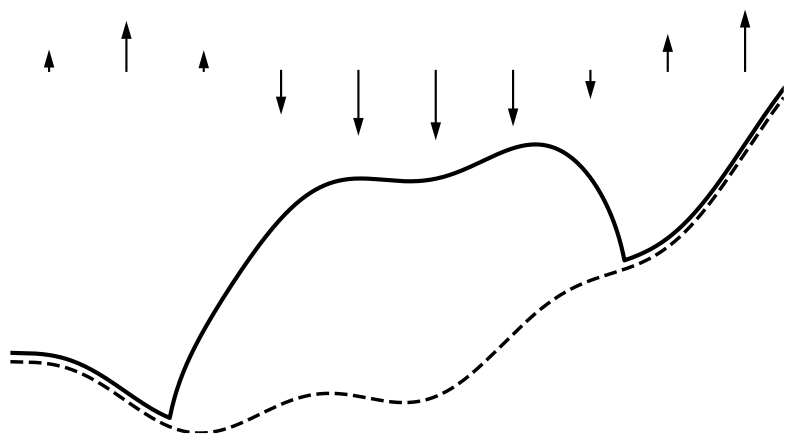

Here is the Python script that generated this plot:
import numpy as np
import matplotlib.pyplot as plt
from writeout import writeout

#plt.rcParams["mathtext.font.family"] = "sans-serif"
#plt.rcParams["mathtext.fontset"] = "cm"
#plt.rcParams["mathtext.fontset"] = "stixsans"

fsize=18.0
bigfsize=24.0

def genbasicfig(xshift=0.0):
    x = np.linspace(0.0,10.0,1001)
    # bed elevation
    b = 0.07*(x-3.0)**2 + 0.2*np.sin(2.0*x) - 0.1
    plt.plot(x + xshift, b, 'k--', lw=2.5)
    # current thickness for Omega^{n-1}
    h0 = 3.0
    L = 3.0
    firstshape = h0*(-0.2 + np.sqrt(np.maximum(0.0,1.0 - (x-5)**2/L**2)))
    thk = np.maximum(0.0, firstshape)
    # surface
    s = b + thk
    offset = 0.1
    plt.plot(x + xshift, s + offset, 'k', lw=3.0)
    return x + xshift, s, b

def drawclimate(x,s):
    #plt.text(x[10], s[10]+2.7, r'$a(t,x)$', fontsize=bigfsize, color='k')
    for j in range(10):
        xarr = x[50+100*j]
        if j>0:
            magarr = 0.6*np.sin(np.pi/2 + 0.6*xarr)
        else:
            magarr = 0.05
        plt.arrow(xarr, s.max()+0.3, 0.0, magarr,
                  lw=1.5, head_width=0.1, color='k')

# domain notation figure
plt.figure(figsize=(10,5.5))
x, s, b = genbasicfig()
#plt.text(x[550] - 1.0, b[600] + 0.4 * s[600], r'$\Lambda(t)$',
#         fontsize=bigfsize, color='k')
#plt.text(x[550] - 1.0, b[600] + 0.4 * s[600], r'$\mathbf{u}(t,x,z)$',
#         fontsize=bigfsize, color='k')
drawclimate(x,s)
# mark top surface
#plt.text(x[220], s[300] + 0.7, r'$s(t,x)$', fontsize=bigfsize, color='k')
# mark bottom surface
#plt.text(x[650], b[650] - 0.5, r'$b(x)$', fontsize=bigfsize, color='k')

# show \Omega
#yR = min(b) - 0.5
#plt.plot([min(x),max(x)],[yR,yR],color='k',lw=1.0)
#plt.text(x[875],yR+0.2,r'$\Omega$',fontsize=bigfsize)
#plt.axis([0.0,10.0,yR-0.8,4.5])

# coordinate axes
#z0 = min(b) - 0.1
#x0 = -0.1
#plt.plot([x0,max(x)],[z0,z0],color='k',lw=1.0)
#plt.plot([x0,x0],[z0-0.1,max(z)],color='k',lw=1.0)
#plt.text(max(x),z0,r'$x$',fontsize=fsize)
#plt.text(max(x),z0,r'$x$',fontsize=fsize)
#plt.axis([0.0,10.0,yR-0.8,4.5])

plt.axis([0.0,10.0,min(b),4.5])

plt.axis('off')
writeout('domain.pdf')
